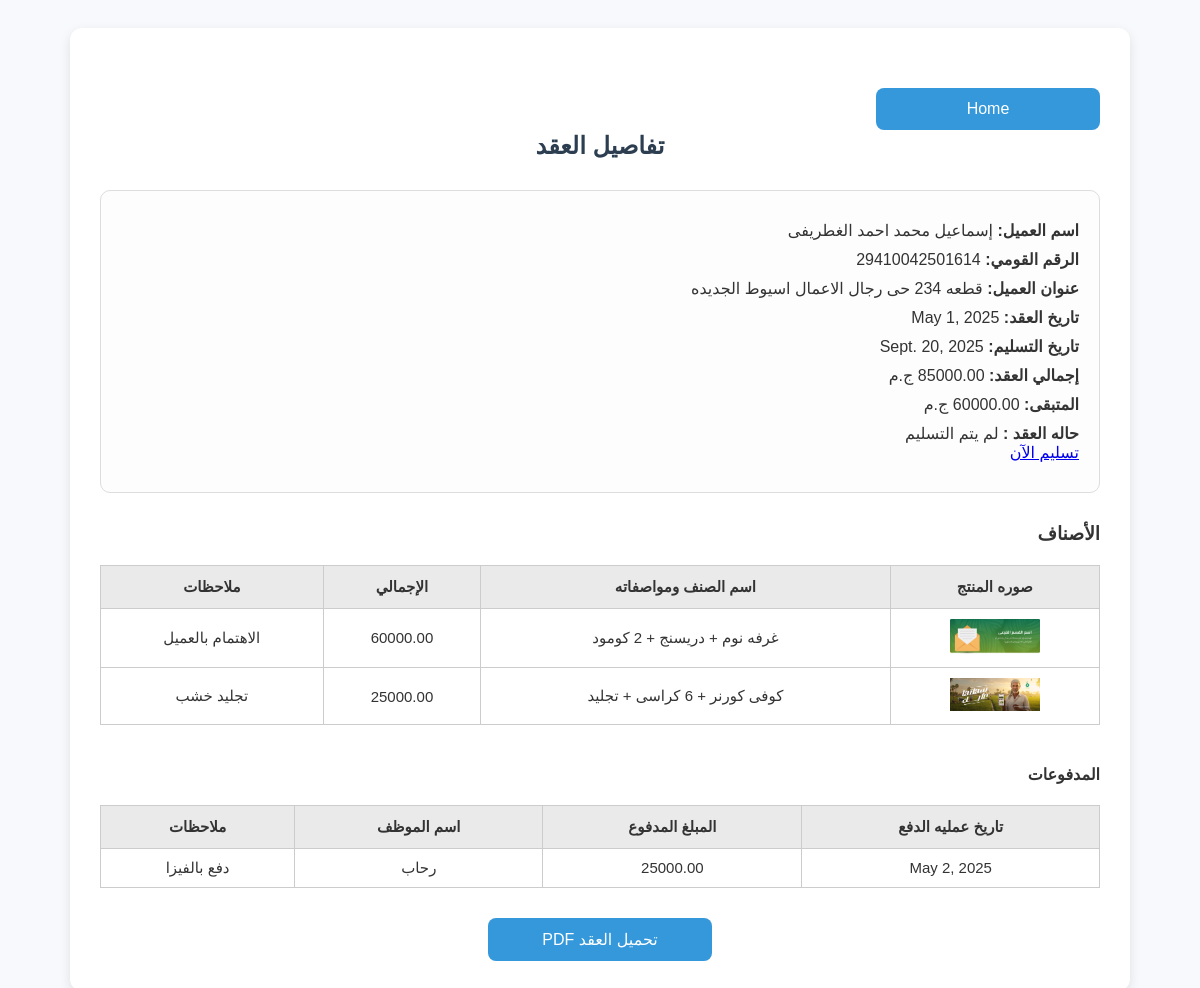
/contract-details/19/, run on the app's committed database.
### app/models.py (models this page shows, shortened)
class Contract(models.Model):
    client_name = models.CharField(max_length=220)
    client_id = models.CharField(max_length=14)
    client_address = models.CharField(max_length=220)
    contract_date = models.DateField()
    recieve_date = models.DateField()
    contract_total = models.DecimalField(max_digits=10, decimal_places=2)
    remain= models.DecimalField(max_digits=10, decimal_places=2, default=0.00)
    employee_name = models.CharField(max_length=200, default=' ')
    contract_header_image = models.ImageField(upload_to='contracts', default='logo.jpg')
    is_deliver = models.BooleanField(default=False)
    class Meta:
        ordering = ('-contract_date', )

class Product(models.Model):
    Contract = models.ForeignKey(Contract, on_delete=models.CASCADE, related_name='products')
    product_title = models.CharField(max_length=600)
    total_price = models.DecimalField(max_digits=9, decimal_places=2)
    notes = models.TextField(default=' ')
    product_image = models.ImageField(null=True, blank=True, upload_to='products')

class Deliverable(models.Model):
    contract = models.ForeignKey(Contract, on_delete=models.PROTECT, related_name='deliverables')
    delivery_date = models.DateField()
    amount = models.DecimalField(max_digits=9, decimal_places=2)
    note = models.TextField(default=' ')
    employee_name = models.CharField(max_length=200, default='----')

### app/views.py (the view)
# urls.py: path('contract-details/<int:pk>/', contract_details, name='contract_details'),
def contract_details(request, pk):
    contract = get_object_or_404(Contract, pk=pk)
    return render(request, 'contract_details.html', {
        "contract": contract
    })

### templates/contract_details.html (shortened to what this page needs)
<!DOCTYPE html>
<html lang="ar" dir="rtl">
<head>
</head>
<body>
  <div class="container">
      <a href="{%url 'home' %}" class="download-btn" style="float: right;" >Home</a>
    <br><br><br>
    <h2 style="text-align: center;">تفاصيل العقد</h2>
    <div class="card">
      <p><strong>اسم العميل:</strong> {{ contract.client_name }}</p>
      <p><strong>الرقم القومي:</strong> {{ contract.client_id }}</p>
      <p><strong>عنوان العميل:</strong> {{ contract.client_address }}</p>
      <p><strong>تاريخ العقد:</strong> {{ contract.contract_date }}</p>
      <p><strong>تاريخ التسليم:</strong> {{ contract.recieve_date }}</p>
      <p><strong>إجمالي العقد:</strong> {{ contract.contract_total }} ج.م</p>
      <p><strong> المتبقى:</strong> {{ contract.remain }} ج.م</p>
      <p><strong> حاله العقد :</strong>
       {%if contract.is_deliver%}
       تم التسليم
       {%else%}
       لم يتم التسليم
   <br>
   <a href="#" onclick='openModal("{% url 'deliver_contract' contract.pk %}"); return false;'>تسليم الآن</a>
   {%endif%}
      </p>
    </div>
    <h3>الأصناف</h3>
    <table>
      <thead>
        <tr>
          <th>صوره المنتج</th>
          <th>اسم الصنف ومواصفاته</th>
          <th>الإجمالي</th>
          <th>ملاحظات</th>
        </tr>
      </thead>
      <tbody>
        {% for product in contract.products.all %}
          <tr>
            <td>
              <div class="image-hover-container">
                <img src="{% if product.product_image %}{{ product.product_image.url }}{% endif %}" width="90px">
              </div>
            </td>
            <td>{{ product.product_title }}</td>
            <td>{{ product.total_price }}</td>
            <td>{{ product.notes }}</td>
          </tr>
        {% endfor %}
      </tbody>
    </table>
    <br>
    <h4> المدفوعات</h4>
    <table>
      <thead>
        <tr>
          <th>تاريخ عمليه الدفع</th>
          <th>المبلغ المدفوع</th>
          <th>اسم الموظف</th>
          <th>ملاحظات</th>
        </tr>
      </thead>
      <tbody>
        {% for obj in contract.deliverables.all %}
          <tr>
            <td>{{ obj.delivery_date }}</td>
            <td>{{ obj.amount }}</td>
            <td> {{obj.employee_name}}</td>
            <td>{{ obj.note }}</td>
          </tr>
        {% endfor %}
      </tbody>
    </table>
    <a href="{%url 'contract_template' contract.pk %}" class="download-btn">تحميل العقد PDF</a>
  </div>
</body>
</html>

### templates/contract_details.html (style rules this page uses)
body { font-family: 'Arial', sans-serif; background: #f7f9fc; padding: 20px; color: #333; }
.container { max-width: 1000px; margin: auto; background: #fff; padding: 30px; border-radius: 12px; box-shadow: 0 4px 12px rgba(0,0,0,0.1); }
h2 { text-align: center; color: #2c3e50; margin-bottom: 30px; }
.card { padding: 20px; border: 1px solid #ddd; border-radius: 10px; margin-bottom: 30px; background-color: #fdfdfd; }
.card p { margin: 10px 0; font-size: 16px; }
table { width: 100%; border-collapse: collapse; margin-top: 20px; font-size: 15px; }
table, th, td { border: 1px solid #ccc; }
th { background-color: #eaeaea; padding: 12px; }
td { padding: 10px; text-align: center; }
.download-btn { display: block; width: 200px; margin: 30px auto 0; background-color: #3498db; color: white; text-align: center; padding: 12px; border-radius: 8px; text-decoration: none; font-size: 16px; transition: background-color 0.3s; }
.image-hover-container { position: relative; display: inline-block; }

### data on the page
Contract: client_name "إسماعيل محمد احمد الغطريفى", client_id "29410042501614", client_address "قطعه 234 حى رجال الاعمال اسيوط الجديده", contract_date "May 1, 2025", recieve_date "Sept. 20, 2025", contract_total "85000.00", remain "60000.00"
Product: product_image (picture), product_title "غرفه نوم + دريسنج + 2 كومود", total_price "60000.00", notes "الاهتمام بالعميل"
Product: product_image (picture), product_title "كوفى كورنر + 6 كراسى + تجليد", total_price "25000.00", notes "تجليد خشب"
Deliverable: delivery_date "May 2, 2025", amount "25000.00", employee_name "رحاب", note "دفع بالفيزا"
